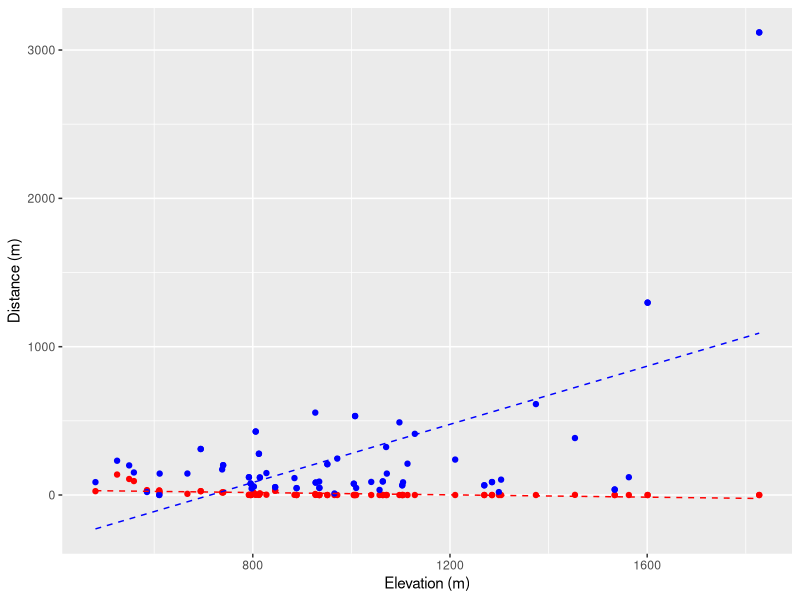
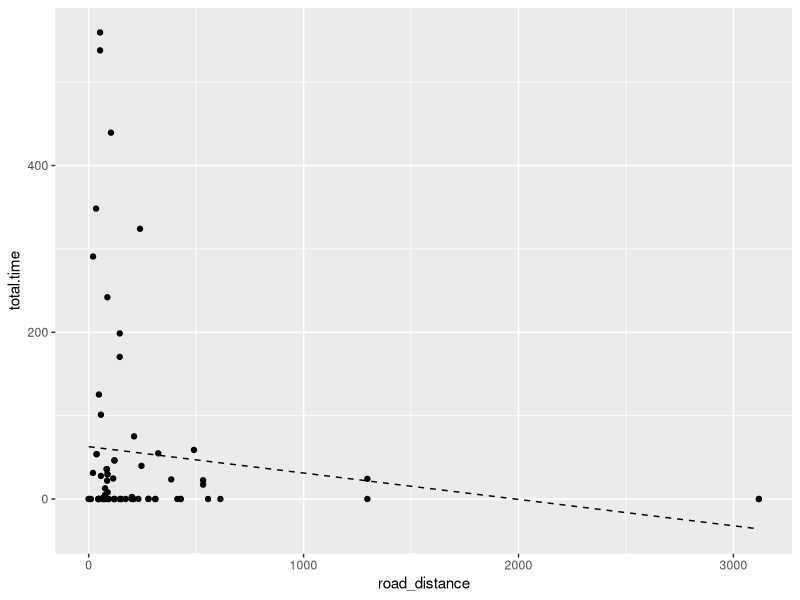
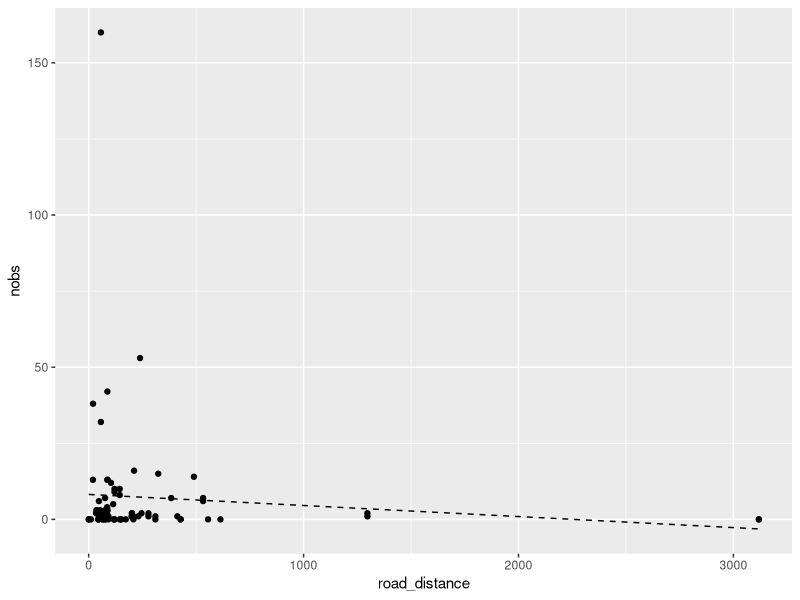
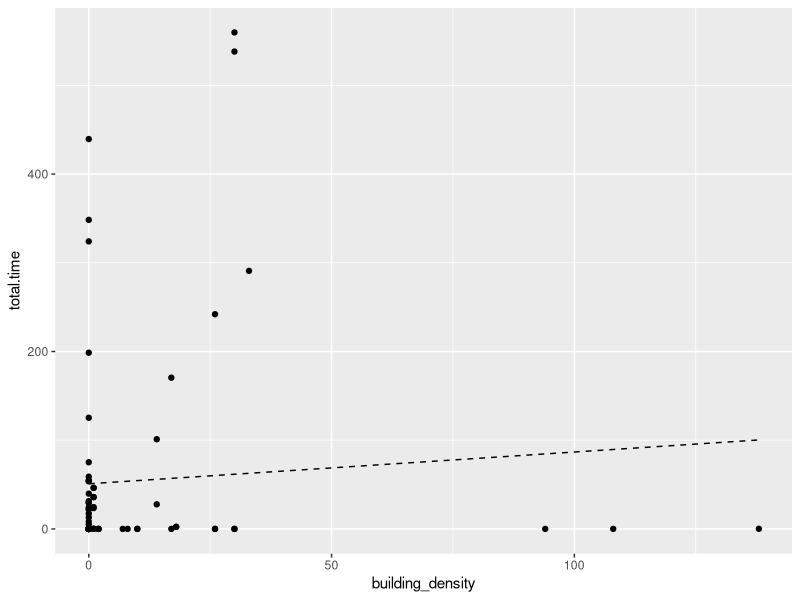
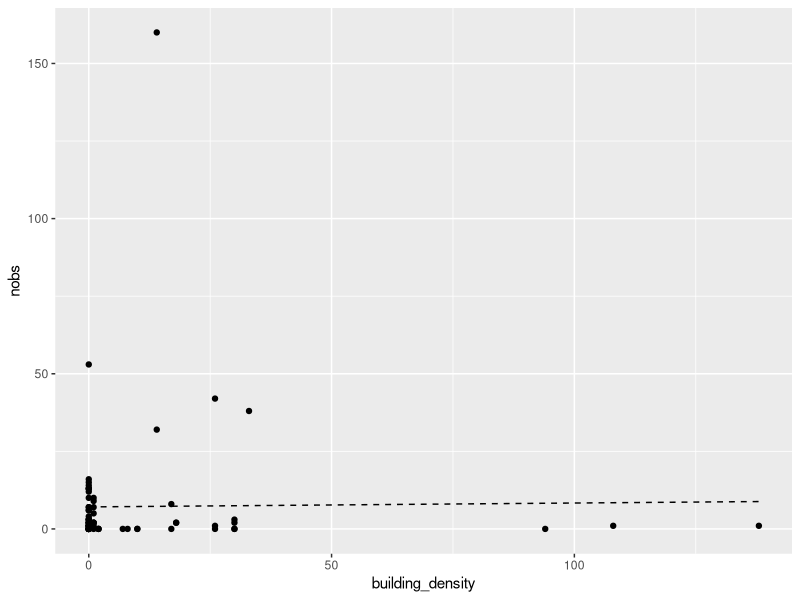
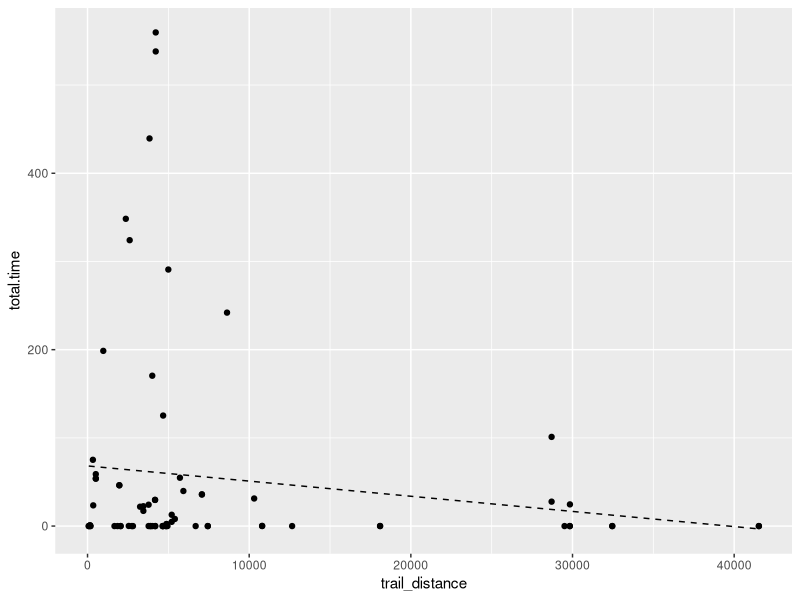
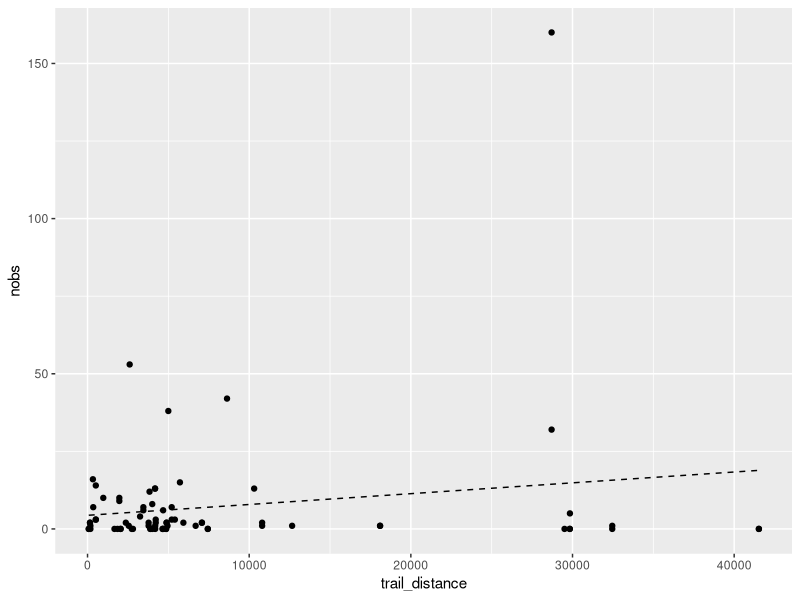
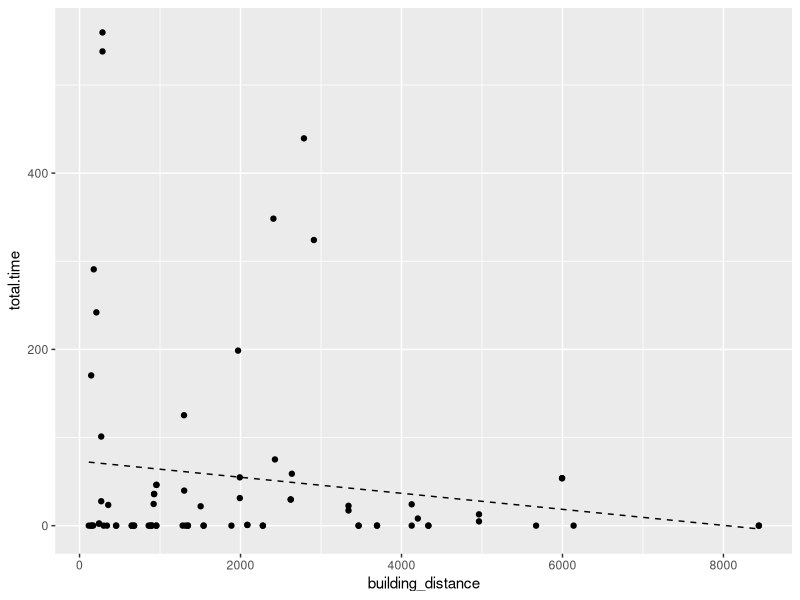

These figures' R source, in order:
#preliminary plots

library(ggplot2)
library(ggpubr)

#read in data
all_revised<-read.csv("data/cam_revised.csv")

#plot elevation vs road distance and building density
ggplot(all_revised)+
  geom_point(aes(x=elevation,y=building_density),col="red")+
  geom_point(aes(x=elevation,y=road_distance),col="blue")+
  geom_smooth(aes(x=elevation,y=building_density),
              method=lm, se=FALSE, linetype="dashed", 
              size=0.5, color="red")+
  geom_smooth(aes(x=elevation,y=road_distance),
              method=lm, se=FALSE, linetype="dashed", 
              size=0.5, color="blue")+
  ylab("Distance (m)")+
  xlab("Elevation (m)")

#plot road distance 
#closer to road = higher total time
#closer to road = higher feeding duration
ggplot(all_revised)+
  geom_point(aes(x=road_distance, y=total.time))+
  geom_smooth(aes(x=road_distance,y=total.time),
              method=lm, se=FALSE, linetype="dashed", 
              size=0.5, color="black")
ggplot(all_revised)+
  geom_point(aes(x=road_distance, y=nobs))+
  geom_smooth(aes(x=road_distance,y=nobs),
              method=lm, se=FALSE, linetype="dashed", 
              size=0.5, color="black")

#plot building density
#less building density = higher total time
#less buliding density = ?????
ggplot(all_revised)+
  geom_point(aes(x=building_density, y=total.time))+
  geom_smooth(aes(x=building_density, y=total.time),
              method=lm, se=FALSE, linetype="dashed", 
              size=0.5, color="black")
ggplot(all_revised)+
  geom_point(aes(x=building_density, y=nobs))+
  geom_smooth(aes(x=building_density, y=nobs),
              method=lm, se=FALSE, linetype="dashed", 
              size=0.5, color="black")

#plot trail distance
#closer to trails = higher total time
#closer to trails = lower feeding duration
ggplot(all_revised)+
  geom_point(aes(x=trail_distance, y=total.time))+
  geom_smooth(aes(x=trail_distance, y=total.time),
              method=lm, se=FALSE, linetype="dashed", 
              size=0.5, color="black")
ggplot(all_revised)+
  geom_point(aes(x=trail_distance, y=nobs))+
  geom_smooth(aes(x=trail_distance, y=nobs),
              method=lm, se=FALSE, linetype="dashed", 
              size=0.5, color="black")

#plot building distance
ggplot(all_revised)+
  geom_point(aes(x=building_distance, y=total.time))+
  geom_smooth(aes(x=building_distance, y=total.time),
              method=lm, se=FALSE, linetype="dashed", 
              size=0.5, color="black")
ggplot(all_revised)+
  geom_point(aes(x=building_distance, y=nobs))+
  geom_smooth(aes(x=building_distance, y=nobs),
              method=lm, se=FALSE, linetype="dashed", 
              size=0.5, color="black")

#plot camera brand
ggplot(all_revised)+
  geom_boxplot(aes(x=Folder, y=total.time))
ggplot(all_revised)+
  geom_boxplot(aes(x=Folder, y=nobs))
